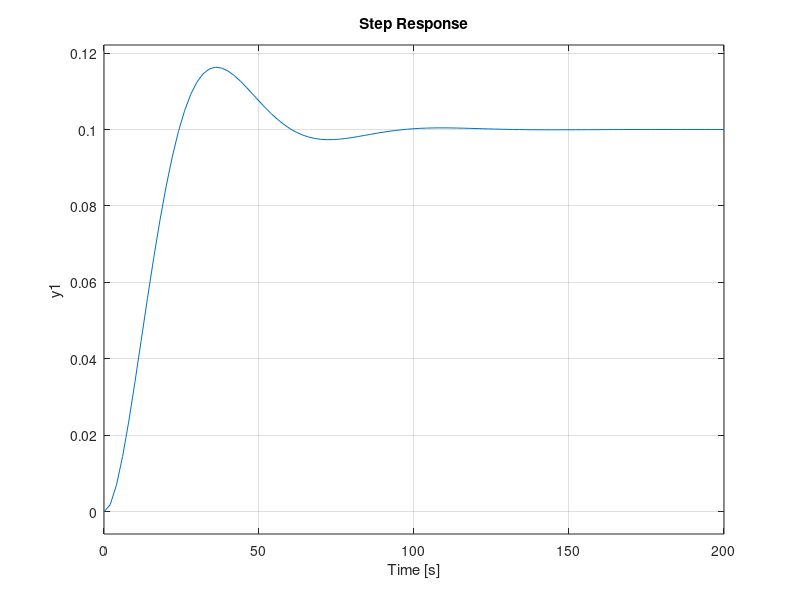

This chart was generated by the following MATLAB code:
close all;
clear all;
clc;

mass = 1000;
spring = 10;
damper = 100;

num = [1];
den = [mass,damper,spring];

s = tf(num,den);

step ( s );

% syms s t 
% 
% snum = poly2sym(num, s)                                     % Symbolic Numerator Polynomial
% sden = poly2sym(den, s)                                     % Symbolic Denominator Polynomial
% FT_time_domain = ilaplace(snum/sden)                        % Inverse Laplace Transform
% FT_time_domain = simplify(FT_time_domain, 'Steps',10)       % Simplify To Get Nice Result
% FT_time_domain = collect(FT_time_domain, exp(-t))           % Optional Further Factorization

